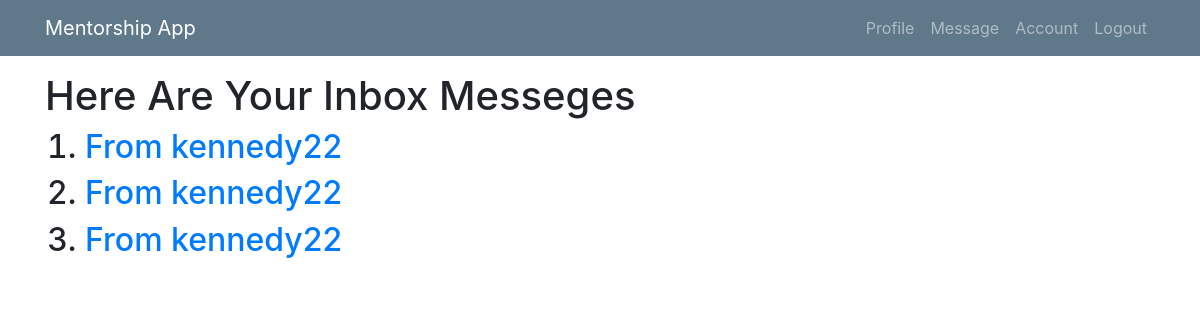
The page /inbox-message/ (signed in) on the database as committed earlier.
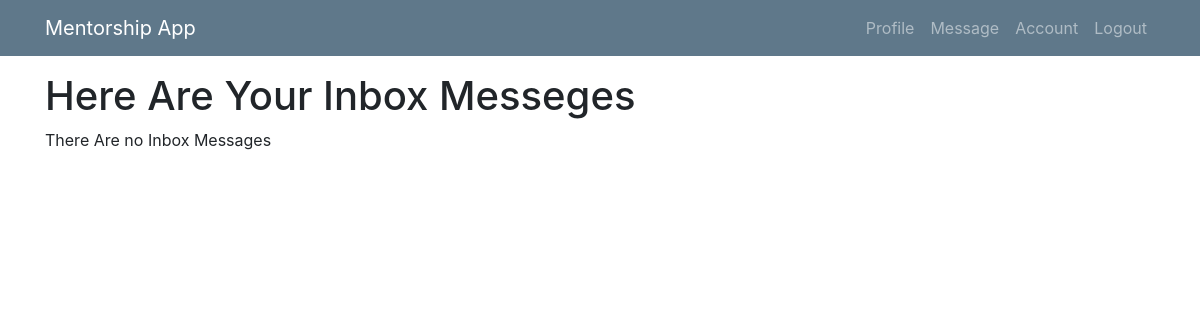
The same page on the database as committed later.
### mentee/models.py (models this page shows, shortened)
class Msg(models.Model):
    sender = models.ForeignKey(User, related_name="sender", on_delete=models.CASCADE, null=True)
    receipient = models.ForeignKey(User, related_name="receipient", on_delete=models.CASCADE)
    msg_content = models.TextField(max_length=100)
    sent_at = models.DateTimeField(null=True, blank=True)
    comment = models.TextField(blank=True, null=True)
    comment_at = models.DateTimeField( blank=True, null=True)
    is_approved = models.BooleanField(default=False, verbose_name="Approve?")
    date_approved = models.DateTimeField(blank=True, null=True)
    objects = UserManager()
    class Meta:
        ordering = ['-sent_at']

class User(AbstractUser):
    is_mentee = models.BooleanField(default=False)
    is_mentor = models.BooleanField(default=False)

### mentee/views/mentee.py (the view)
# urls.py: path('inbox-message/', mentee.InboxView.as_view(), name='inbox1'),
class InboxView(ListView):
    model = Msg
    context_object_name = 'inbox'
    template_name = 'menti/inbox.html'
    def get_queryset(self):
        return self.model.objects.filter(receipient=self.request.user)

### mentee/templates/menti/inbox.html
{% extends 'menti/base.html' %}
{% block content %}
<br><br><br>
<h1>Here Are Your Inbox Messeges</h1>
     {% if inbox %}
  <ol>
      {% for messo in inbox %}
      <h2><li><a href="{% url 'detail-inbox' pk=messo.pk %}">From {{ messo.sender }}  </a></li></h2>
      {% endfor %}
  </ol>
{% else %}
<p>There Are no Inbox Messages</p>
{% endif %}
{% endblock %}

### mentee/templates/menti/base.html (shortened to what this page needs)
{% load static %}
<!DOCTYPE html>
<html lang="en" xmlns="http://www.w3.org/1999/html">
  <head>
    <link rel="stylesheet" type="text/css" href="{% static 'mentee/main.css' %}">
      <link rel="stylesheet" type="text/css" href="{% static 'css/bootstrap.css' %}">
      <link rel="stylesheet" type="text/css" href="{% static 'css/bootstrap-grid.css' %}">
      <link rel="stylesheet" type="text/css" href="{% static 'css/bootstrap-reboot.css' %}">
  </head>
  <body>
  <header class="site-header">
      <nav class="navbar navbar-expand-md navbar-dark bg-steel fixed-top">
        <div class="container">
          <a class="navbar-brand mr-4" href="">Mentorship App</a>
          <div class="collapse navbar-collapse" id="navbarToggle">
            <div class="navbar-nav">
             {% if user.is_authenticated %}
                <a class="nav-item nav-link" href="{% url 'profile' %}">Profile</a>
                <a class="nav-item nav-link" href="{% url 'module-message' %}">Message</a>
                <a class="nav-item nav-link" href="{% url 'account' %}">Account</a>
                <a class="nav-item nav-link" href="{% url 'logout' %}">Logout</a>
              {% else %}
                <a class="nav-item nav-link" href="{% url 'home' %}">Home</a>
                <a class="nav-item nav-link" href="{% url 'login' %}">Login</a>
                <a class="nav-item nav-link" href="{% url 'register' %}">Register</a>
              {% endif %}
            </div>
          </div>
        </div>
      </nav>
    </header>
<div class="container">
  {% block content %}
  {% endblock %}
</div>
  </body>
</html>

### mentee/static/mentee/main.css (style rules this page uses)
body { background: #fafafa; color: #333333; margin-top: 5rem; }
h1, h2, h3, h4, h5, h6 { color: #444444; }
.bg-steel { background-color: #5f788a; }
.site-header .navbar-nav .nav-link { color: #cbd5db; }

Rows that differ between the two databases and show on the page:
removed Msg: sender "kennedy22"
removed Msg: sender "kennedy22"
removed Msg: sender "kennedy22"
Other text that changed with them:
text now shown: "There Are no Inbox Messages"
